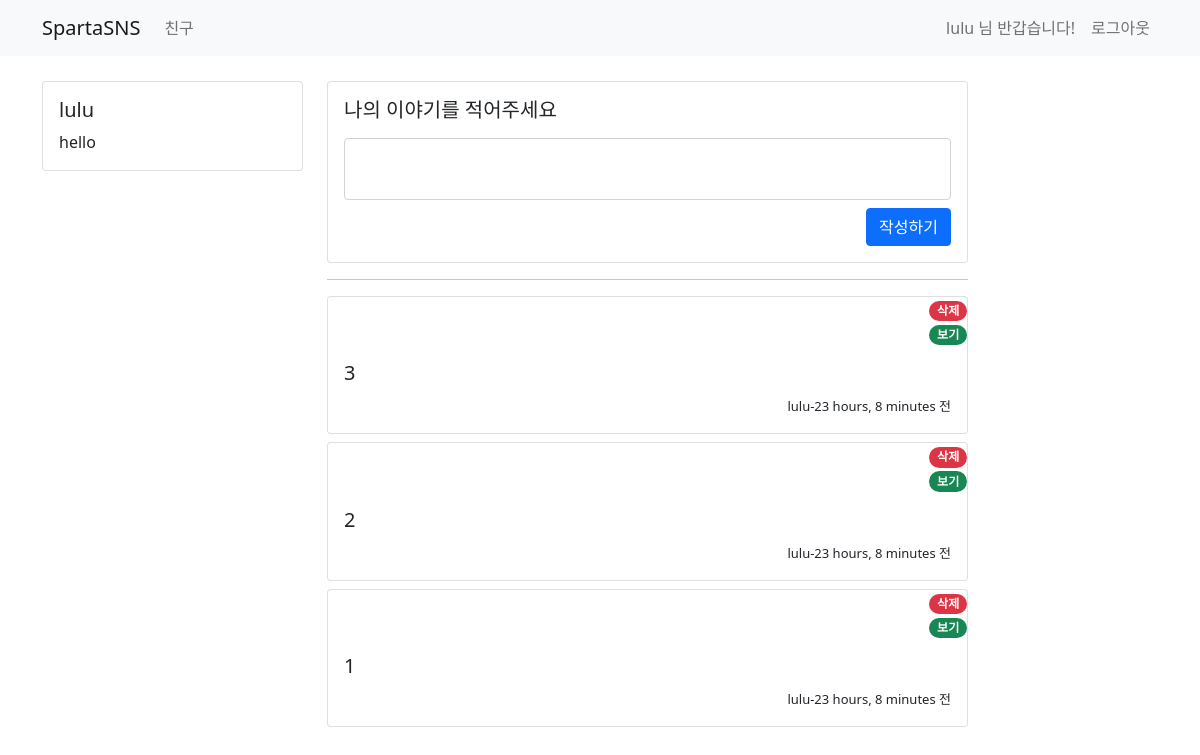
The app's page /tweet/ (signed in) with its own data.
### user/models.py (models this page shows)
class UserModel(AbstractUser): # 장고에서 제공하는 기본 모델을 수정하기 위해 UserModel에 불러옴
    class Meta:
        db_table = "my_user"
    bio = models.CharField(max_length=256, default='')
    follow = models.ManyToManyField(settings.AUTH_USER_MODEL, related_name='followee')

### tweet/models.py (models this page shows)
class TweetModel(models.Model):
    class Meta:
        db_table = "tweet"
    author = models.ForeignKey(UserModel, on_delete=models.CASCADE)
    content = models.CharField(max_length=256)
    created_at = models.DateTimeField(auto_now_add=True)
    updated_at = models.DateTimeField(auto_now=True)

### tweet/views.py (the view, shortened to what this page needs)
# urls.py: path('', include('tweet.urls'))
def tweet(request):
    if request.method == 'GET':  # 요청하는 방식이 GET 방식인지 확인하기
        user = request.user.is_authenticated  # 사용자가 로그인이 되어 있는지 확인하기
        if user:  # 로그인 한 사용자라면
            all_tweet = TweetModel.objects.all().order_by('-created_at')
            return render(request, 'tweet/home.html', {'tweet': all_tweet})
        else:  # 로그인이 되어 있지 않다면
            return redirect('/sign-in')

### templates/tweet/home.html (shortened to what this page needs)
{% extends 'base.html' %}
{% block content %}
    <div class="container timeline-container">
        <div class="row">
            <div class="col-md-3">
                <div class="card">
                    <div class="card-body">
                        <h5 class="card-title">{{ user.username }}</h5>
                        <p class="card-text">{{ user.bio }}</p>
                    </div>
                </div>
            </div>
            <div class="col-md-7">
                <div class="row mb-2">
                    <div class="col-md-12">
                        <div class="card">
                            <div class="card-body">
                                <div class="media">
                                    <div class="media-body">
                                        <h5 class="mt-0">나의 이야기를 적어주세요</h5>
                                        <p>
                                        <form action="/tweet/" method="post">
                                            <div class="form-group mb-2">
                                                <textarea class="form-control" style="resize: none" name='my-content'
                                                          id="my-content"></textarea>
                                            </div>
                                            <button type="submit" class="btn btn-primary" style="float:right;">작성하기
                                            </button>
                                        </form>
                                        </p>
                                    </div>
                                </div>
                            </div>
                        </div>
                    </div>
                </div>
                <hr>
                <div class="row">
                    {% for tw in tweet %}
                        <div class="col-md-12 mb-2">
                            <div class="card">
                                {% if tw.author == user %}
                                    <div style="text-align: right">
                                        <a href="/tweet/delete/{{ tw.id }}">
                                            <span class="badge rounded-pill bg-danger">삭제</span>
                                        </a>
                                    </div>
                                {% endif %}
                                <div style="text-align: right">
                                    <a href="/tweet/{{ tw.id }}">
                                        <span class="badge rounded-pill bg-success">보기</span>
                                    </a>
                                </div>
                                <div class="card-body">
                                    <div class="media">
                                        <div class="media-body">
                                            <h5 class="mt-0">{{ tw.content }}</h5>
                                        </div>
                                        <div style="text-align: right">
                                            <span style="font-size: small">{{ tw.author.username }}-{{ tw.created_at|timesince }} 전</span>
                                        </div>
                                    </div>
                                </div>
                            </div>
                        </div>
                    {% endfor %}
                </div>
            </div>
{% endblock %}

### templates/base.html (shortened to what this page needs)
<!DOCTYPE html>
<html lang="en">
<head>
    <link href="https://cdn.jsdelivr.net/npm/bootstrap@5.0.0-beta3/dist/css/bootstrap.min.css" rel="stylesheet"
>
</head>
<body>
<nav class="navbar navbar-expand-lg navbar-light bg-light">
    <div class="container">
        <a class="navbar-brand" href="/">SpartaSNS</a>
        <div class="collapse navbar-collapse" id="navbarSupportedContent">
            <ul class="navbar-nav mr-auto">
                <li class="nav-item active">
                    <a class="nav-link" href="/user"> 친구 </a>
                </li>
            </ul>
        </div>
<form class="form-inline my-2 my-lg-0">
    {% if not user.is_authenticated %}
        <ul class="navbar-nav mr-auto">
            <li class="nav-item active">
                <a class="nav-link" href="/sign-in"> Sign In <span class="sr-only"></span></a>
            </li>
            <li class="nav-item active">
                <a class="nav-link" href="/sign-up"> Sign Up <span class="sr-only"></span></a>
            </li>
        </ul>
    {% else %}
        <ul class="navbar-nav mr-auto">
            <li class="nav-item" disabled>
                <span class="nav-link">
                    {{ user.username }} 님 반갑습니다!
                </span>
            </li>
            <li class="nav-item">
                <a class="nav-link" href="/logout"> 로그아웃 </a>
            </li>
        </ul>
    {% endif %}
</form>
    </div>
</nav>
{% block content %}
{% endblock %}
</body>
</html>

### templates/base.html (style rules this page uses)
.timeline-container { margin-top : 25px }

### records on screen
UserModel: username "lulu", bio "hello"
TweetModel: content "3", author.username "lulu", created_at "23 hours, 8 minutes"
TweetModel: content "2", author.username "lulu", created_at "23 hours, 8 minutes"
TweetModel: content "1", author.username "lulu", created_at "23 hours, 8 minutes"
